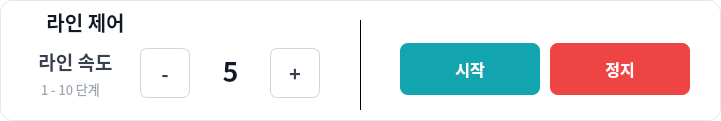
   <widget class="QGroupBox" name="groupBox_3">
    <property name="geometry">
     <rect>
      <x>40</x>
      <y>430</y>
      <width>721</width>
      <height>121</height>
     </rect>
    </property>
    <property name="font">
     <font>
      <family>Noto Sans CJK KR</family>
      <pointsize>16</pointsize>
      <weight>75</weight>
      <bold>true</bold>
     </font>
    </property>
    <property name="styleSheet">
     <string notr="true">QGroupBox {
    background-color: #FFFFFF;
    border: 1px solid #E2E7EB;
    border-radius: 12px;
}</string>
    </property>
    <property name="title">
     <string/>
    </property>
    <widget class="QPushButton" name="btnStart">
     <property name="geometry">
      <rect>
       <x>400</x>
       <y>43</y>
       <width>140</width>
       <height>52</height>
      </rect>
     </property>
     <property name="focusPolicy">
      <enum>Qt::NoFocus</enum>
     </property>
     <property name="styleSheet">
      <string notr="true">QPushButton {
    background-color: #12A5AF;
    color: #FFFFFF;
    border: none;
    border-radius: 8px;

    font-family: &quot;Noto Sans CJK KR&quot;;
    font-size: 12pt;
    font-weight: bold;
}

QPushButton:pressed {
    background-color: #0B858D;
}

QPushButton:disabled {
    background-color: #B8DADD;
    color: #FFFFFF;
}</string>
     </property>
     <property name="text">
      <string>시작</string>
     </property>
    </widget>
    <widget class="QPushButton" name="btnStop">
     <property name="geometry">
      <rect>
       <x>550</x>
       <y>43</y>
       <width>140</width>
       <height>52</height>
      </rect>
     </property>
     <property name="focusPolicy">
      <enum>Qt::NoFocus</enum>
     </property>
     <property name="styleSheet">
      <string notr="true">QPushButton {
    background-color: #EF4444;
    color: #FFFFFF;
    border: none;
    border-radius: 8px;

    font-family: &quot;Noto Sans CJK KR&quot;;
    font-size: 12pt;
    font-weight: bold;
}

QPushButton:pressed {
    background-color: #DC2626;
}

QPushButton:disabled {
    background-color: #F4B4B4;
    color: #FFFFFF;
}</string>
     </property>
     <property name="text">
      <string>정지</string>
     </property>
    </widget>
    <widget class="QLabel" name="lblSpeed_2">
     <property name="geometry">
      <rect>
       <x>30</x>
       <y>50</y>
       <width>91</width>
       <height>23</height>
      </rect>
     </property>
     <property name="font">
      <font>
       <family>Noto Sans CJK KR</family>
       <pointsize>14</pointsize>
       <weight>75</weight>
       <bold>true</bold>
      </font>
     </property>
     <property name="styleSheet">
      <string notr="true">color: #374151;
background: transparent;
border: none;</string>
     </property>
     <property name="text">
      <string>라인 속도</string>
     </property>
     <property name="alignment">
      <set>Qt::AlignCenter</set>
     </property>
    </widget>
    <widget class="QPushButton" name="btnSpeedDown">
     <property name="geometry">
      <rect>
       <x>140</x>
       <y>48</y>
       <width>50</width>
       <height>50</height>
      </rect>
     </property>
     <property name="font">
      <font>
       <family>Noto Sans CJK KR</family>
       <pointsize>15</pointsize>
       <weight>75</weight>
       <bold>true</bold>
      </font>
     </property>
     <property name="focusPolicy">
      <enum>Qt::NoFocus</enum>
     </property>
     <property name="styleSheet">
      <string notr="true">QPushButton {
    background-color: #FFFFFF;
    color: #374151;
    border: 1px solid #CDD5DD;
    border-radius: 7px;

    font-family: &quot;Noto Sans CJK KR&quot;;
    font-size: 15pt;
    font-weight: bold;
}

QPushButton:pressed {
    background-color: #F1F5F7;
}

QPushButton:disabled {
    background-color: #F3F4F6;
    color: #B8BEC6;
    border: 1px solid #E5E7EB;
}</string>
     </property>
     <property name="text">
      <string>-</string>
     </property>
    </widget>
    <widget class="QPushButton" name="btnSpeedUp">
     <property name="geometry">
      <rect>
       <x>270</x>
       <y>48</y>
       <width>50</width>
       <height>50</height>
      </rect>
     </property>
     <property name="font">
      <font>
       <family>Noto Sans CJK KR</family>
       <pointsize>15</pointsize>
       <weight>75</weight>
       <bold>true</bold>
      </font>
     </property>
     <property name="focusPolicy">
      <enum>Qt::NoFocus</enum>
     </property>
     <property name="styleSheet">
      <string notr="true">QPushButton {
    background-color: #FFFFFF;
    color: #374151;
    border: 1px solid #CDD5DD;
    border-radius: 7px;

    font-family: &quot;Noto Sans CJK KR&quot;;
    font-size: 15pt;
    font-weight: bold;
}

QPushButton:pressed {
    background-color: #F1F5F7;
}

QPushButton:disabled {
    background-color: #F3F4F6;
    color: #B8BEC6;
    border: 1px solid #E5E7EB;
}</string>
     </property>
     <property name="text">
      <string>+</string>
     </property>
    </widget>
    <widget class="QLabel" name="lblSpeed">
     <property name="geometry">
      <rect>
       <x>215</x>
       <y>54</y>
       <width>31</width>
       <height>31</height>
      </rect>
     </property>
     <property name="font">
      <font>
       <family>Noto Sans CJK KR</family>
       <pointsize>20</pointsize>
       <weight>75</weight>
       <bold>true</bold>
      </font>
     </property>
     <property name="styleSheet">
      <string notr="true">color: #111827;
background: transparent;
border: none;</string>
     </property>
     <property name="text">
      <string>5</string>
     </property>
     <property name="alignment">
      <set>Qt::AlignCenter</set>
     </property>
    </widget>
    <widget class="Line" name="line_5">
     <property name="geometry">
      <rect>
       <x>360</x>
       <y>20</y>
       <width>1</width>
       <height>90</height>
      </rect>
     </property>
     <property name="styleSheet">
      <string notr="true">background-color: #E5E7EB;</string>
     </property>
     <property name="frameShadow">
      <enum>QFrame::Plain</enum>
     </property>
     <property name="orientation">
      <enum>Qt::Vertical</enum>
     </property>
    </widget>
    <widget class="QLabel" name="lblSpeedRange">
     <property name="geometry">
      <rect>
       <x>25</x>
       <y>77</y>
       <width>91</width>
       <height>23</height>
      </rect>
     </property>
     <property name="font">
      <font>
       <family>Noto Sans CJK KR</family>
       <pointsize>10</pointsize>
       <weight>50</weight>
       <bold>false</bold>
      </font>
     </property>
     <property name="styleSheet">
      <string notr="true">color: #9CA3AF;
background: transparent;
border: none;</string>
     </property>
     <property name="text">
      <string>1 - 10 단계</string>
     </property>
     <property name="alignment">
      <set>Qt::AlignCenter</set>
     </property>
    </widget>
    <widget class="QLabel" name="label_3">
     <property name="geometry">
      <rect>
       <x>10</x>
       <y>10</y>
       <width>24</width>
       <height>24</height>
      </rect>
     </property>
     <property name="text">
      <string/>
     </property>
     <property name="pixmap">
      <pixmap>../images/setting.png</pixmap>
     </property>
     <property name="scaledContents">
      <bool>true</bool>
     </property>
    </widget>
    <widget class="QLabel" name="label_2">
     <property name="geometry">
      <rect>
       <x>43</x>
       <y>10</y>
       <width>85</width>
       <height>23</height>
      </rect>
     </property>
     <property name="font">
      <font>
       <family>Noto Sans CJK KR</family>
       <pointsize>15</pointsize>
       <weight>75</weight>
       <bold>true</bold>
      </font>
     </property>
     <property name="styleSheet">
      <string notr="true">color: #111827;
background: transparent;
border: none;</string>
     </property>
     <property name="text">
      <string>라인 제어</string>
     </property>
     <property name="alignment">
      <set>Qt::AlignCenter</set>
     </property>
    </widget>
   </widget>
